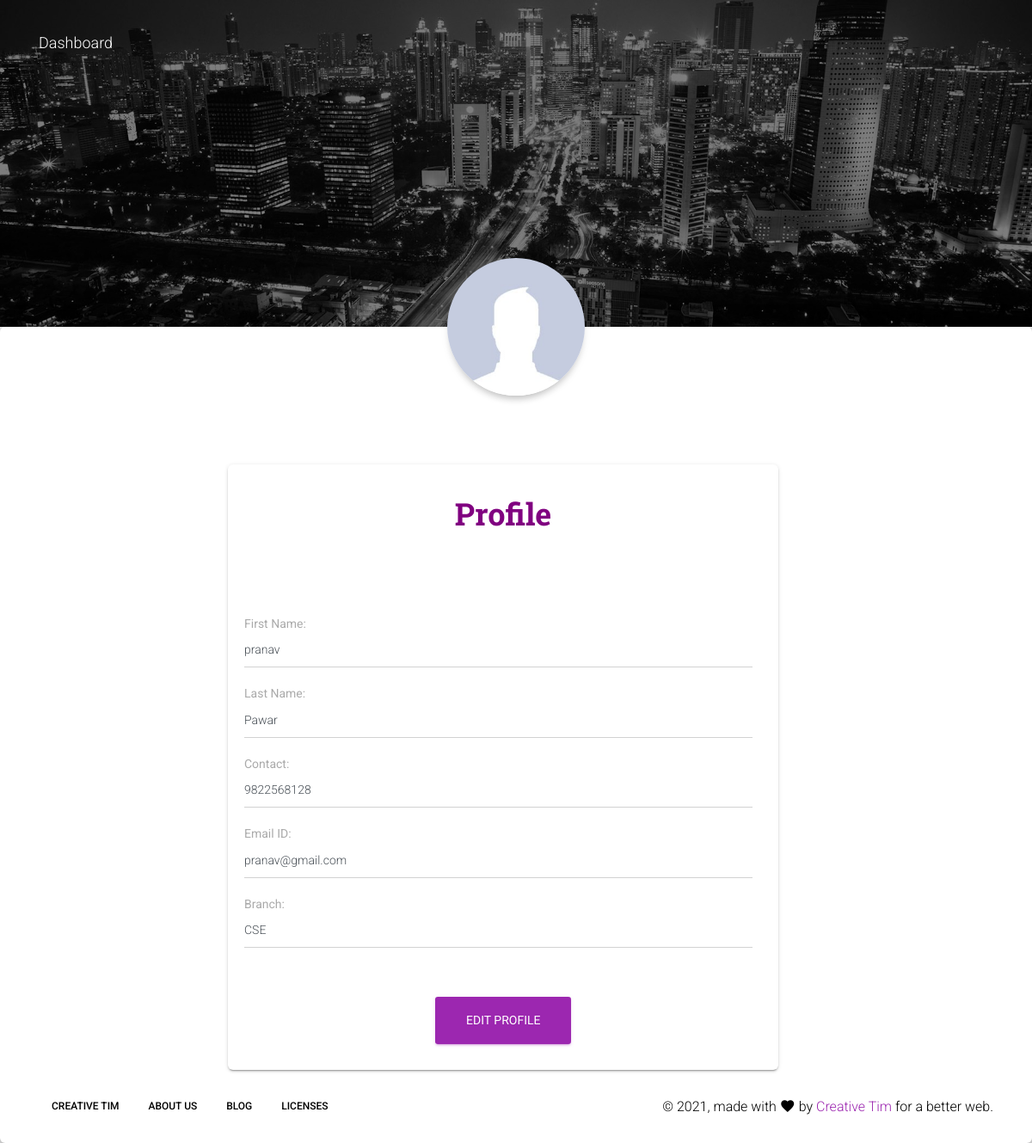
Page /notes/profile/12/ (signed in) on the earlier database version.
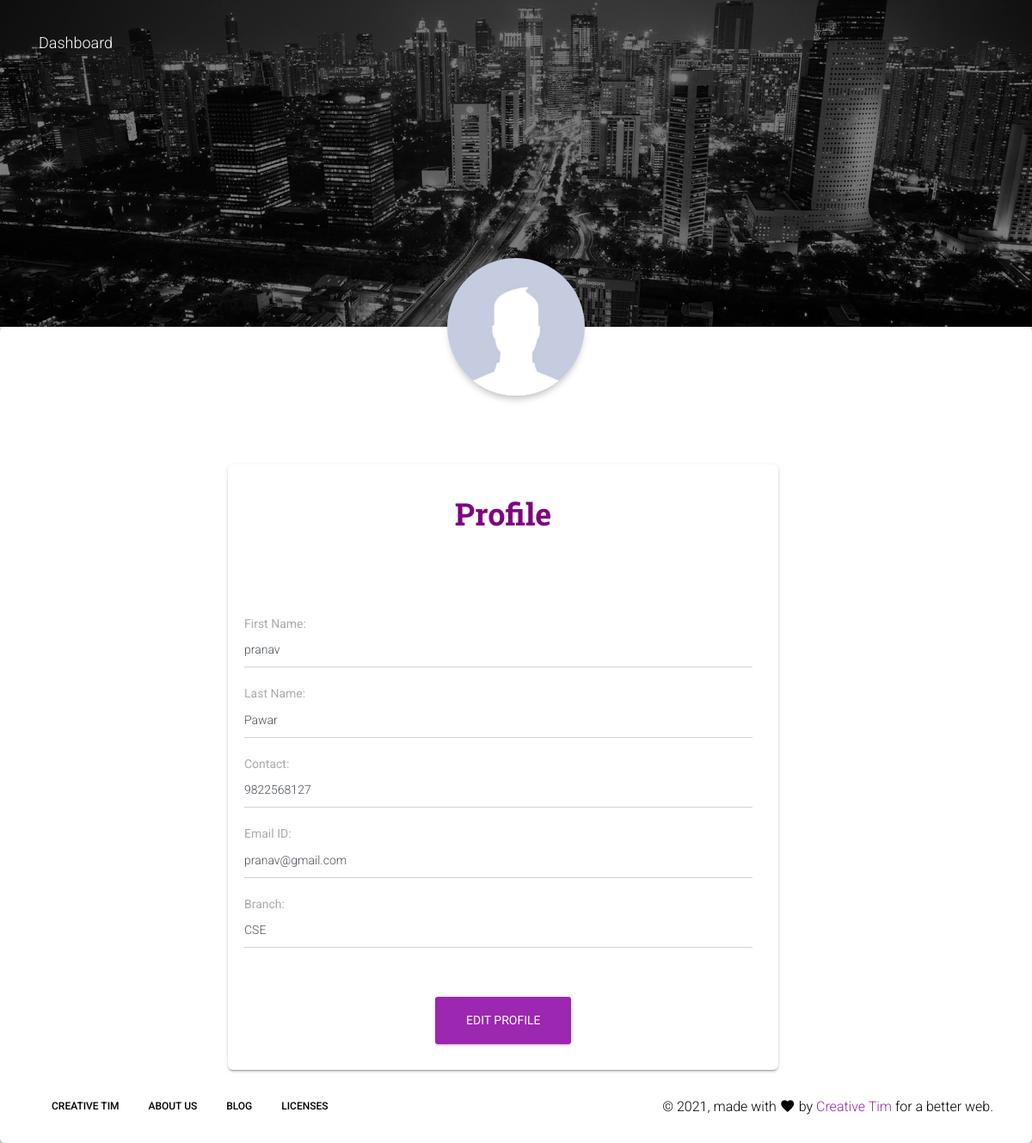
Same page on the later database version.
### onlinenotes/models.py (models this page shows, shortened)
class signup(models.Model):
    user = models.ForeignKey(User,on_delete=models.CASCADE)
    contact = models.CharField(max_length=10)
    branch = models.CharField(max_length=30)
    role = models.CharField(max_length=30)

### onlinenotes/views.py (the view)
# urls.py: path('profile/<int:id>/',views.profile,name="profile"),
def profile(request,id):
    if not request.user.is_authenticated:
        return HttpResponseRedirect('/')
    user = User.objects.get(id=id)
    if not user.is_superuser:
        fm = signup.objects.get(user=user)
        return render(request,'onlinenotes/profile.html',{'fm':fm})
    else:
        return render(request,'onlinenotes/profile.html')

### onlinenotes/templates/onlinenotes/profile.html (shortened to what the changed rows need)
<!DOCTYPE html>
{% load static %}
<html lang="en">
  <head>
    <link rel="stylesheet" href="https://maxcdn.bootstrapcdn.com/font-awesome/latest/css/font-awesome.min.css">
    <link href="{% static 'assets/css/material-kit.css' %}" rel="stylesheet" />
    <link href="{% static 'assets/demo/demo.css' %}" rel="stylesheet" />
  </head>
<body class="profile-page sidebar-collapse">
  <div class="main main-raised">
    <div class="profile-content">
      <div class="container">
                  <div class="row container">
                      <div class="col-md-12">
                          <div class="card" style="width: 40rem; margin:auto;">
                              <div class="card-text">
                                  <h2 class="title" align="center" style="color: purple">Profile</h2>
                              </div>
                              <br>
                              <br>
                              <div class="card-body">
                                          <div class="row">
                                            {% if user.is_superuser %}
                                            {% else %}
                                              <div class="col-md-12 pl-md-1">
                                                  <div class="form-group">
                                                      <label for="contact">Contact: </label>
                                                      <span id="contact" class="form-control" name="contact">{{fm.contact}}</span>
                                                  </div>
                                              </div>
                                            {% endif %}
                                          </div>
                                         {% if user.is_superuser %}
                                         {% else %}
                                         <div class="row">
                                            <div class="col-md-12 pl-md-1">
                                                <div class="form-group">
                                                    <label for="branch"> Branch: </label>
                                                    <span id="branch" class="form-control" name="branch">{{fm.branch}}</span>
                                                </div>
                                            </div>
                                         </div><br>
                                         {% endif %}
                              </div>
                          </div>
        </div>
      </div>
    </div>
  </div>
</body>
</html>

Differences in the rows shown:
changed signup "CSE": contact "9822568128" → "9822568127"
